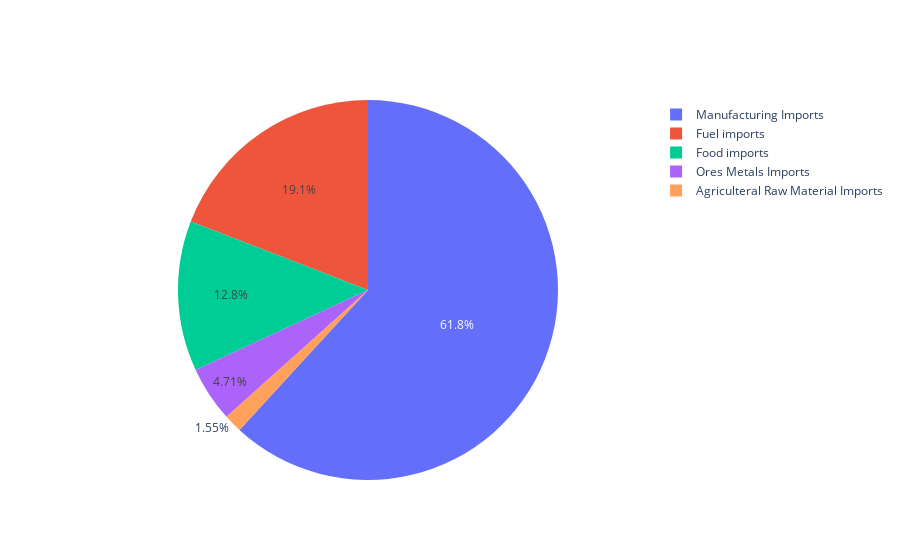

Source (notebook cell):
### Code cell
df_2020_im = df[df['date'].dt.strftime('%Y') == '2022']
labels_im = ['Agriculteral Raw Material Imports','Food imports','Fuel imports','Manufacturing Imports','Ores Metals Imports']
values_im = [df_2020_im['Agri_raw_materials_imports'].iloc[0], df_2020_im['Food_imports'].iloc[0], df_2020_im['Fuel_imports'].iloc[0], df_2020_im['Manufacturing_imports'].iloc[0],df_2020_im['Ores_metal_imports'].iloc[0]]
fig = go.Figure(data=[go.Pie(labels=labels_im, values=values_im)])
fig.show()

### Figure 1 — Plotly figure (JSON) as saved in the notebook; plotly's stock layout.template omitted (floating-point values rounded to 4 significant figures)
{"data": [{"labels": ["Agriculteral Raw Material Imports", "Food imports", "Fuel imports", "Manufacturing Imports", "Ores Metals Imports"], "type": "pie", "values": [1.544, 12.76, 19.12, 61.76, 4.71]}], "layout": {}}
